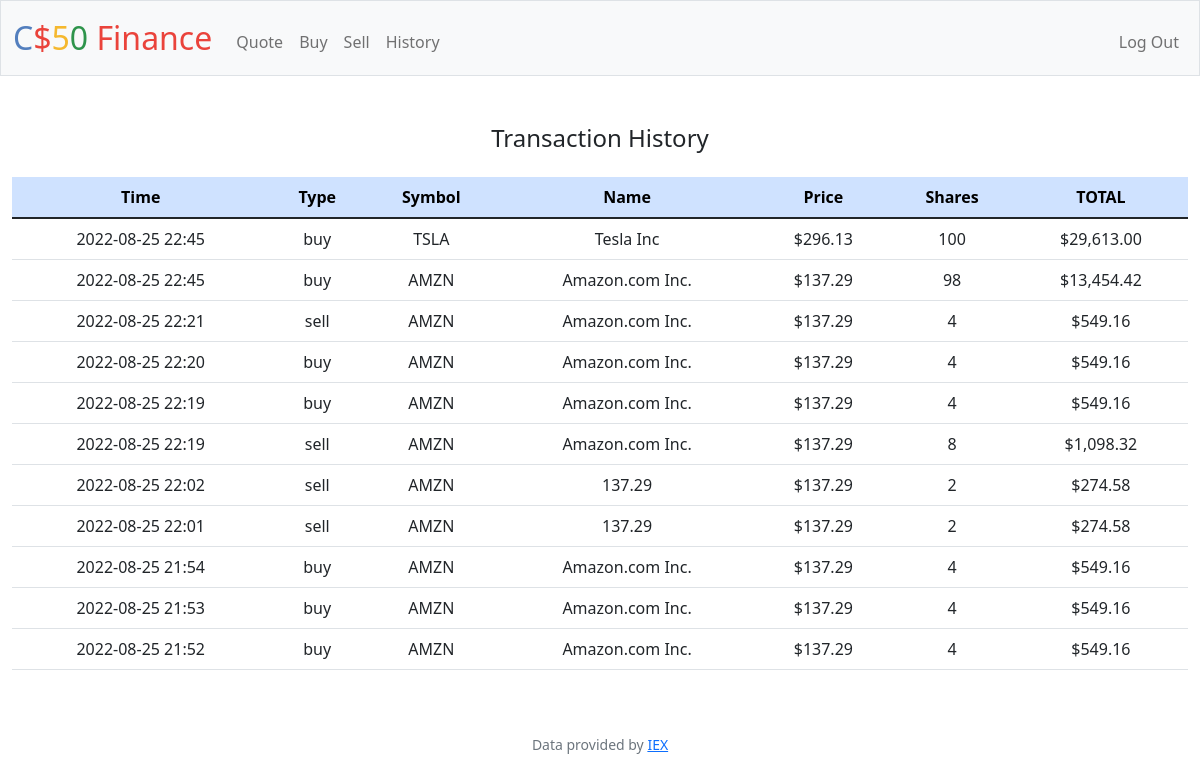
Screenshot of /history (signed in) with the database file from the repository.
### tables this page shows
CREATE TABLE transactions (user_id INTEGER, type TEXT NOT NULL, symbol TEXT NOT NULL, name TEXT NOT NULL, price NUMERIC, shares INTEGER NOT NULL, time NUMERIC NOT NULL, FOREIGN KEY(user_id) REFERENCES users(id));

### app.py (the view)
@app.route("/history")
@login_required
def history():
    user_id = session["user_id"]
    history = db.execute("SELECT * FROM transactions WHERE user_id = ? ORDER BY time DESC", user_id)
    return render_template("history.html", history=history)

### app.py (called while the page is built)
@app.after_request
def after_request(response):
    response.headers["Cache-Control"] = "no-cache, no-store, must-revalidate"
    response.headers["Expires"] = 0
    response.headers["Pragma"] = "no-cache"
    return response

### helpers.py (called while the page is built)
def login_required(f):
    @wraps(f)
    def decorated_function(*args, **kwargs):
        if session.get("user_id") is None:
            return redirect("/login")
        return f(*args, **kwargs)
    return decorated_function

def usd(value):
    return f"${value:,.2f}"

### templates/history.html (shortened to what this page needs)
{% extends "layout.html" %}
{% block main %}
    <h4 class="mb-4">Transaction History</h4>
    <table class="table table-hover mt-3">
        <thead>
            <tr class="table-primary">
                <th scope="col">Time</th>
                <th scope="col">Type</th>
                <th scope="col">Symbol</th>
                <th scope="col">Name</th>
                <th scope="col">Price</th>
                <th scope="col">Shares</th>
                <th scope="col">TOTAL</th>
            </tr>
        </thead>
        <tbody>
            {% for transaction in history %}
                <tr>
                    <td>{{ transaction.time }}</td>
                    <td>{{ transaction.type }}</td>
                    <td>{{ transaction.symbol }}</td>
                    <td>{{ transaction.name }}</td>
                    <td>{{ transaction.price | usd }}</td>
                    <td>{{ transaction.shares }}</td>
                    <td>{{ (transaction.price * transaction.shares) | usd }}</td>
                </tr>
            {% endfor %}
        </tbody>
    </table>
{% endblock %}

### templates/layout.html (shortened to what this page needs)
<!DOCTYPE html>
<html lang="en">
    <head>
        <link href="https://cdn.jsdelivr.net/npm/bootstrap@5.1.3/dist/css/bootstrap.min.css" rel="stylesheet">
        <link href="/static/styles.css" rel="stylesheet">
    </head>
    <body>
        <nav class="bg-light border navbar navbar-expand-md navbar-light">
            <div class="container-fluid">
                <a class="navbar-brand" href="/"><span class="blue">C</span><span class="red">$</span><span class="yellow">5</span><span class="green">0</span> <span class="red">Finance</span></a>
                <div class="collapse navbar-collapse" id="navbar">
                    {% if session["user_id"] %}
                        <ul class="navbar-nav me-auto mt-2">
                            <li class="nav-item"><a class="nav-link" href="/quote">Quote</a></li>
                            <li class="nav-item"><a class="nav-link" href="/buy">Buy</a></li>
                            <li class="nav-item"><a class="nav-link" href="/sell">Sell</a></li>
                            <li class="nav-item"><a class="nav-link" href="/history">History</a></li>
                        </ul>
                        <ul class="navbar-nav ms-auto mt-2">
                            <li class="nav-item"><a class="nav-link" href="/logout">Log Out</a></li>
                        </ul>
                    {% else %}
                        <ul class="navbar-nav ms-auto mt-2">
                            <li class="nav-item"><a class="nav-link" href="/register">Register</a></li>
                            <li class="nav-item"><a class="nav-link" href="/login">Log In</a></li>
                        </ul>
                    {% endif %}
                </div>
            </div>
        </nav>
        <main class="container-fluid py-5 text-center">
            {% block main %}{% endblock %}
        </main>
        <footer class="mb-5 small text-center text-muted">
            Data provided by <a href="https://iexcloud.io/">IEX</a>
        </footer>
    </body>
</html>

### static/styles.css (style rules this page uses)
nav .navbar-brand { font-size: xx-large; }
nav .navbar-brand .blue { color: #537fbe; }
nav .navbar-brand .red { color: #ea433b; }
nav .navbar-brand .yellow { color: #f5b82e; }
nav .navbar-brand .green { color: #2e944b; }

### rows the page displays
transactions: (transaction.price*transaction.shares)|usd "$29,613.00"
transactions: (transaction.price*transaction.shares)|usd "$13,454.42"
transactions: (transaction.price*transaction.shares)|usd "$549.16"
transactions: (transaction.price*transaction.shares)|usd "$549.16"
transactions: (transaction.price*transaction.shares)|usd "$549.16"
transactions: (transaction.price*transaction.shares)|usd "$1,098.32"
transactions: (transaction.price*transaction.shares)|usd "$274.58"
transactions: (transaction.price*transaction.shares)|usd "$274.58"
transactions: (transaction.price*transaction.shares)|usd "$549.16"
transactions: (transaction.price*transaction.shares)|usd "$549.16"
transactions: (transaction.price*transaction.shares)|usd "$549.16"
